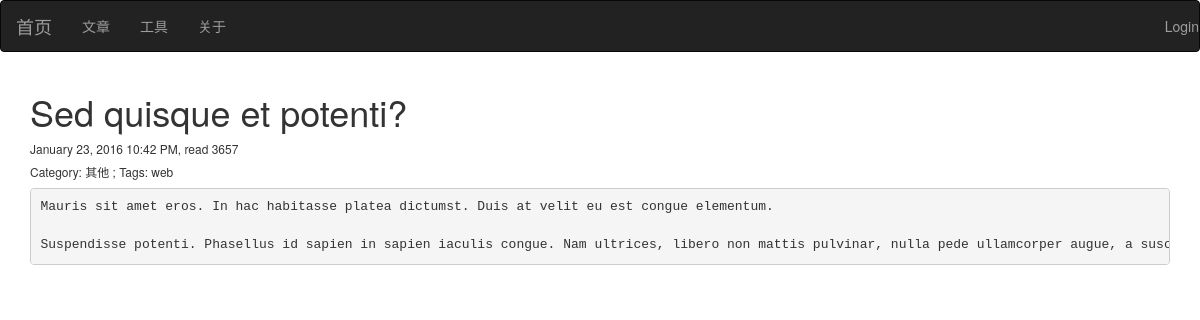
Page /article/100 on the committed database.
### main.py (models this page shows, shortened)
class Article(db.Model):
    __tablename__ = 'articles'
    id = db.Column(db.Integer, primary_key=True)
    title = db.Column(db.Unicode(128), unique=True, index=True, nullable=False)
    content = db.Column(db.UnicodeText)
    content_size = db.Column(db.Integer)
    time_created = db.Column(db.DateTime, index=True, default=datetime.now())
    time_modified = db.Column(db.DateTime, index=True, default=datetime.now())
    read_count = db.Column(db.Integer)
    private = db.Column(db.Boolean) # non-public, or hidden
    category_id = db.Column(db.Integer, db.ForeignKey('categories.id'))
    series_id = db.Column(db.Integer, db.ForeignKey('series.id'), nullable=True) # could be null
    tags = db.Column(db.Unicode(256), index=True, nullable=True) # space separated tag worlds

class Category(db.Model):
    __tablename__ = 'categories'
    id = db.Column(db.Integer, primary_key=True)
    name = db.Column(db.Unicode(32), unique=True, index=True, nullable=False)
    articles = db.relationship('Article', backref='category', lazy='dynamic')

### main.py (the view)
@app.route('/article/<int:id>')
def article(id):
    article = Article.query.filter_by(id=id).first_or_404()
    if article.private and not current_user.is_authenticated():
        flash("Private article")
        return page_not_found(Exception("Not allowed to read"))
    article.read_count += 1
    return render_template('article.html', article=article)

### templates/article.html (shortened to what this page needs)
{% extends 'base.html' %}
{% block page_content %}
<div class="post">
	<h1 class="post-title">{{ article.title }}</h1>
    <p class="date"><h6>{{ moment(article.time_modified).format('LLL') }}, read {{ article.read_count }}</h6></p>
    <p><h6>
        Category: {{ article.category.name }}
        {% if article.tags %}; Tags: {{ article.tags }}{% endif %}
    </h6></p>
    <div class="post_body"><pre>{{ article.content }}</pre></div>
</div>
{% endblock %}

### rows in the picture
Article: title "Sed quisque et potenti?", time_modified "January 23, 2016 10:42 PM", read_count "3657", tags "web", content "Mauris sit amet eros. In hac habitasse platea dictumst. Duis at velit eu est congue elementum. Suspendisse potenti. Phasellus id sapien in sapien iaculis congue. Nam ultrices, libero non mattis pulvinar, nulla pede ullamcorper augue, a…"
Category: category.name "其他"
